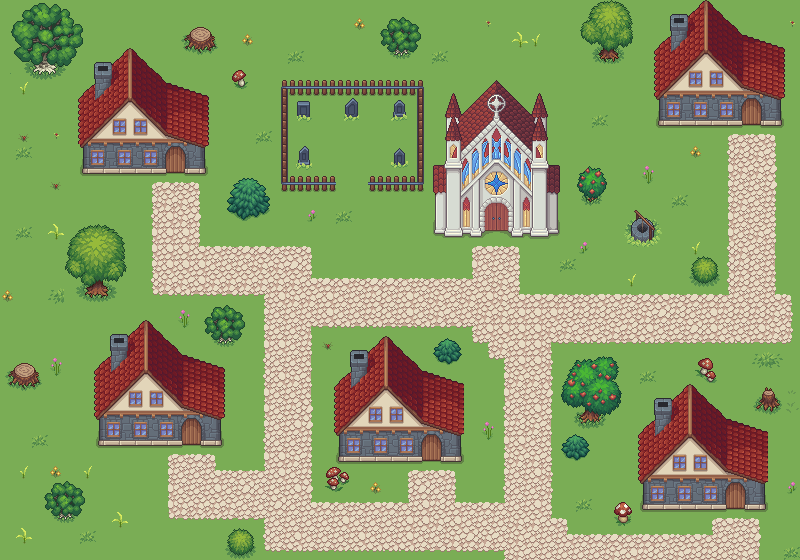

This is a level from a 2D game, rendered from its Tiled map with the project's own tilesets. A one-line summary and the map file follow, with tile-layer data summarised:
An orthogonal 50x35 tile map with 16x16 px tiles, 3 tile layers (Ground, Rocks, Flowers, Buildings, Roads), 2 tilesets.

<map version="1.10" tiledversion="1.12.2" orientation="orthogonal" renderorder="right-down" width="50" height="35" tilewidth="16" tileheight="16" infinite="0" nextlayerid="5" nextobjectid="1">
 <tileset firstgid="1" source="exterior.tsx" />
 <tileset firstgid="751" source="church_exterior.tsx" />
 <layer id="1" name="Ground" width="50" height="35">
  <data>[1750 cells, 1750 non-empty, 1 distinct tile ids]</data>
 </layer>
 <layer id="4" name="Rocks, Flowers" width="50" height="35">
  <data>[1750 cells, 233 non-empty, 155 distinct tile ids]</data>
 </layer>
 <layer id="3" name="Buildings, Roads" width="50" height="35">
  <data>[1750 cells, 952 non-empty, 234 distinct tile ids]</data>
 </layer>
</map>
